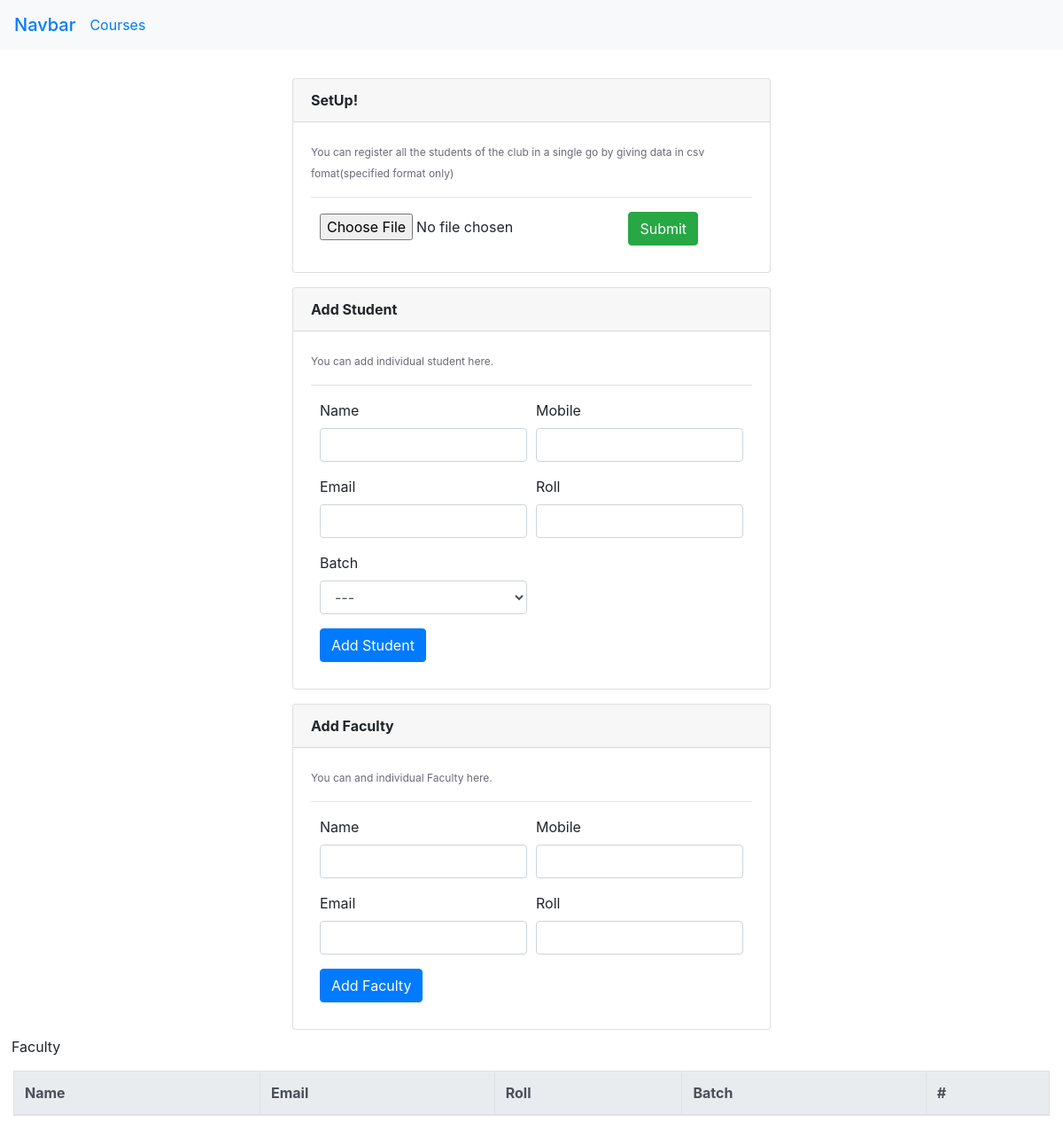
Page /SuperAdmin/setup/ on the earlier database version.
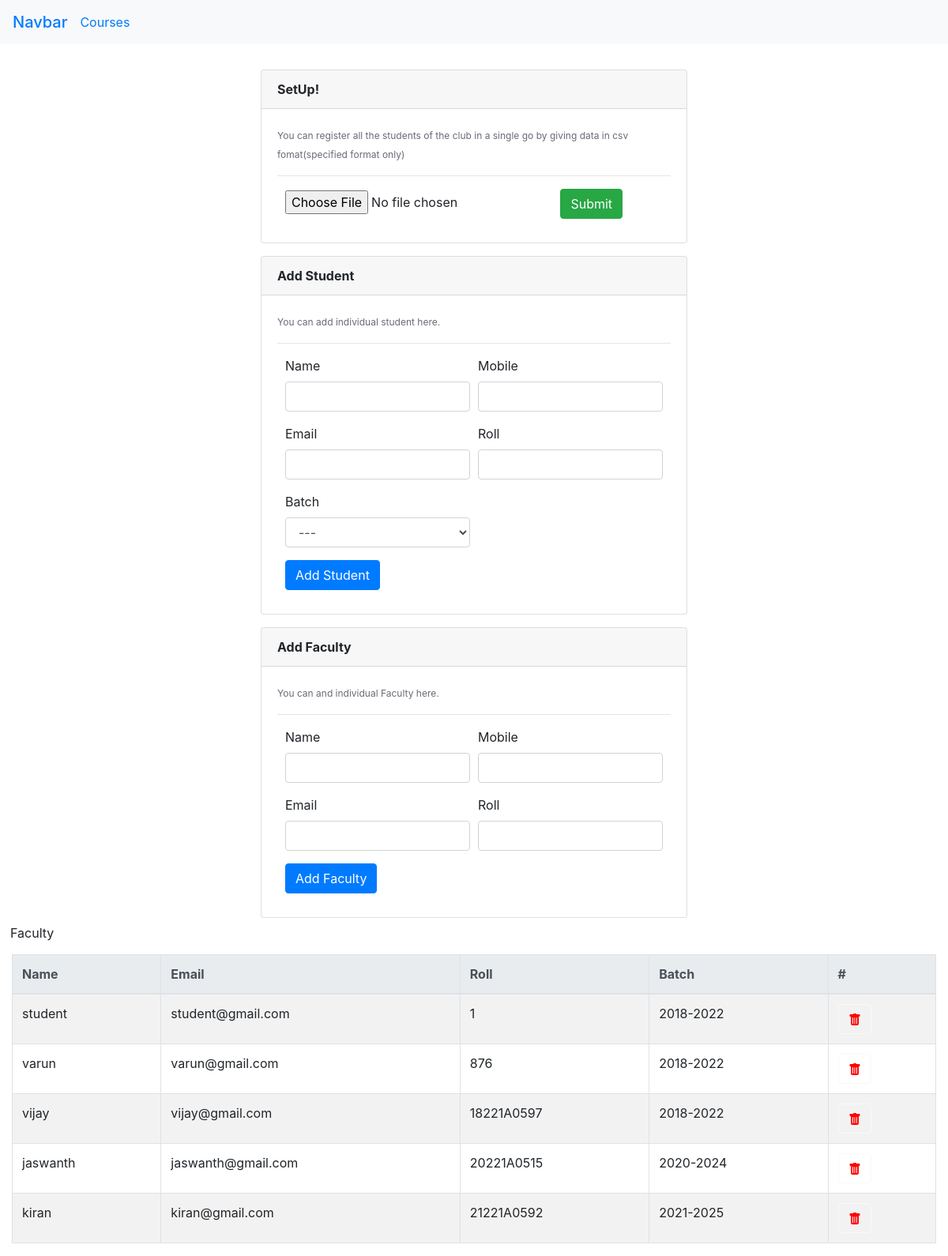
Same page on the later database version.
### App/models.py (models this page shows, shortened)
class NewUser(AbstractBaseUser,PermissionsMixin):
    username = None
    email = models.EmailField(gettext_lazy("email address"),unique=True)
    roll = models.CharField(max_length=10,unique=True)
    name = models.CharField(max_length=200,blank=True)
    mobile = models.CharField(max_length=12,blank=True)
    isStudent = models.BooleanField(default = False)
    isFaculty = models.BooleanField(default=False)
    isAdmin = models.BooleanField(default=False)
    is_staff = models.BooleanField(default=False)
    is_active = models.BooleanField(default=True)
    start_date = models.DateField(default=timezone.now)
    avatar = models.ImageField(upload_to=get_avataar_path, blank=True)
    batch =  models.ForeignKey(Batch,on_delete=models.CASCADE,blank=True,null=True)
    objects = CustomAccountManager()
    USERNAME_FIELD = "email"
    REQUIRED_FIELDS = ['roll','name']

class Batch(models.Model):
    batchname = models.CharField(max_length=300)

### SuperAdmin/views.py (the view, shortened to what this page needs)
# urls.py: path("setup/",views.setup,name="setup"),
def setup(request):
    groups = Group.objects.all()
    students = NewUser.objects.filter(isStudent=True)
    faculty =  NewUser.objects.filter(isFaculty=True)
    batch = Batch.objects.all()
    return render(request,"SuperAdmin/setup.html",{"groups":groups,"students":students,"batch":batch,"faculty":faculty})

### SuperAdmin/templates/SuperAdmin/setup.html (shortened to what this page needs)
<!doctype html>
<html lang="en">
  <head>
    <link rel="stylesheet" href="https://cdn.jsdelivr.net/npm/bootstrap@4.6.1/dist/css/bootstrap.min.css">
  </head>
  <body>
      <nav class="navbar navbar-light bg-light mb-2">
            <span class="navbar-brand mb-0 h1 text-decoration-none"><a href=" {% url 'SuperAdmin:dashboard' %} ">Navbar</a></span>
            <span class="mr-auto text-decoration-none"><a href="{% url 'SuperAdmin:customizeCourse' %}">Courses</a></span>
      </nav>
      <div class="container">
        <div class="row">
          <div class="col-lg-3"></div>
          <div class="col-lg-6">
            <div class="card mt-3">
              <div class="card-header">
                <b>SetUp!</b>
              </div>
              <div class="card-body">
                <span style="font-size: 12px; color:rgb(106, 106, 119)">You can register all the students of the club in a single go
                  by giving data in csv fomat(specified format only)</span>
                  <hr>
                  <div style="margin:2%">
                    <form method="POST" enctype="multipart/form-data">
                      <input type="file" name="doc" id="file" onchange="fileValidation()" required />
                      <button class="btn btn-success" type="submit">Submit</button>
                    </form>
                  </div>
              </div>
            </div>
            <div class="card mt-3">
              <div class="card-header">
                <b>Add Student</b>
              </div>
              <div class="card-body">
                <span style="font-size: 12px; color:rgb(106, 106, 119)">You can add individual student here.</span>
                <hr>
                <div style="margin: 2%;">
                  <form method="POST">
                    <div class="form-row">
                      <div class="form-group col-md-6">
                        <label for="name">Name</label>
                        <input type="text" class="form-control" id="name" name="name" required>
                      </div>
                      <div class="form-group col-md-6">
                        <label for="lastname">Mobile</label>
                        <input type="text" class="form-control" id="mobile" name="mobile" >
                      </div>
                      <div class="form-group col-md-6">
                        <label for="email">Email</label>
                        <input type="email" class="form-control" id="email" name="email" required>
                      </div>
                      <div class="form-group col-md-6">
                        <label for="roll">Roll</label>
                        <input type="text" class="form-control" id="roll" name="roll" required>
                      </div>
                      <div class="form-group col-md-6">
                        <label for="batch">Batch</label>
                        <select class="form-control" id="batch" name="batch">
                          <option disabled selected>---</option>
                        </select>
                      </div>
                    </div>
                    <button type="submit" class="btn btn-primary">Add Student</button>
                  </form>
                </div>
              </div>
            </div>
            <div class="card mt-3">
              <div class="card-header">
                <b>Add Faculty</b>
              </div>
              <div class="card-body">
                <span style="font-size: 12px; color:rgb(106, 106, 119)">You can and individual Faculty here.</span>
                <hr>
                <div style="margin: 2%;">
                  <form method="POST">
                    <div class="form-row">
                      <div class="form-group col-md-6">
                        <label for="name">Name</label>
                        <input type="text" class="form-control" id="name" name="name" required>
                      </div>
                      <div class="form-group col-md-6">
                        <label for="lastname">Mobile</label>
                        <input type="text" class="form-control" id="mobile" name="mobile" >
                      </div>
                      <div class="form-group col-md-6">
                        <label for="email">Email</label>
                        <input type="email" class="form-control" id="email" name="email" required>
                      </div>
                      <div class="form-group col-md-6">
                        <label for="roll">Roll</label>
                        <input type="text" class="form-control" id="roll" name="roll" required>
                      </div>
                    </div>
                    <button type="submit" class="btn btn-primary">Add Faculty</button>
                  </form>
                </div>
              </div>
            </div>
          </div>
        </div>
      </div>
      <button type="button" id="fac-or-stu" class="btn"><Span id="facstu-text">Faculty</button>
      <center>
        <div class="container-fluid mt-2" id="student_table">
          <table class="table table-striped table-bordered">
            <center>
              <thead class="thead-light">
                <tr>
                  <th scope="col">Name</th>
                  <th scope="col">Email</th>
                  <th scope="col">Roll</th>
                  <th scope="col">Batch</th>
                  <th scope="col">#</th>
                </tr>
              </thead>
              <tbody>
                {% for user in students %}<tr>
                  <td>{{user.name}}</td>
                  <td>{{user.email}}</td>
                  <td>{{user.roll}}</td>
                  <td>{{user.batch.batchname}}</td>
                  <td><button type="button" class="btn btn-outline-light" data-toggle="modal"
                      data-target="#delete{{user.id}}"></button></td>
                </tr>
                {% endfor %}
              </tbody>
            </center>
          </table>
        </div>
      </center>
  </body>
</html>

Differences in the rows shown:
added NewUser: name "student", email "student@gmail.com", roll "1", batch.batchname "2018-2022"
added NewUser: name "varun", email "varun@gmail.com", roll "876", batch.batchname "2018-2022"
added NewUser: name "vijay", email "vijay@gmail.com", roll "18221A0597", batch.batchname "2018-2022"
added NewUser: name "jaswanth", email "jaswanth@gmail.com", roll "20221A0515", batch.batchname "2020-2024"
added NewUser: name "kiran", email "kiran@gmail.com", roll "21221A0592", batch.batchname "2021-2025"
